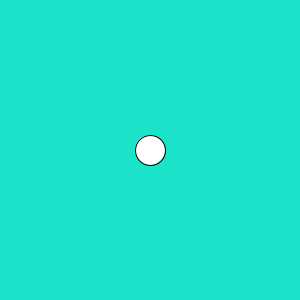
Frame 1 (no input)
Frame 60 (the mouse pressed at the canvas centre just before this capture): identical to frame 1, image omitted
Frame 120 (the mouse held since frame 60 and released just before this capture): identical to frame 1, image omitted

The Processing sketch that drew this single still picture (run headless with seeded random() and noise(); from frame 60 on, the mouse is pressed at the canvas centre):

// Processing sketch: week16_keyPressed_move
// ── week16_keyPressed_move.pde
void setup(){
  size(300,300);
}
int x=150,y=150;
void draw(){
  background(#1BE3CA);
  ellipse(x,y,30,30);
}
void keyPressed(){
  if(key=='w')y-=2;
  if(key=='s')y+=2;
  if(key=='a')x-=2;
  if(key=='d')x+=2;
}
